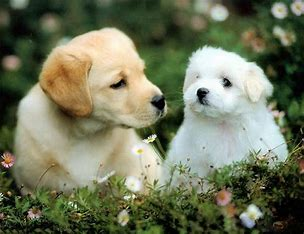
#> input picture opnCV/day 01/Resources/puppy.jpg, 304 x 234 px
$ python 'color to gray.py'
#> lines starting #> are read from the running program, lines starting #| are printed output that depends on the picture
# 4 clr to gray

import cv2 as cv

img = cv.imread("Resources/puppy.jpg")
#> img is the input picture: shape (234, 304, 3); mean B, G, R 91.7, 117.7, 112.1
cv.imshow("color img",img)

gray_img = cv.cvtColor(img,cv.COLOR_BGR2GRAY)
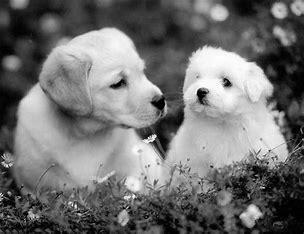
#> gray_img: shape (234, 304); min 0, max 254, mean 113.1
cv.imshow("gray img",gray_img)

cv.waitKey(0)
cv.destroyAllWindows()
